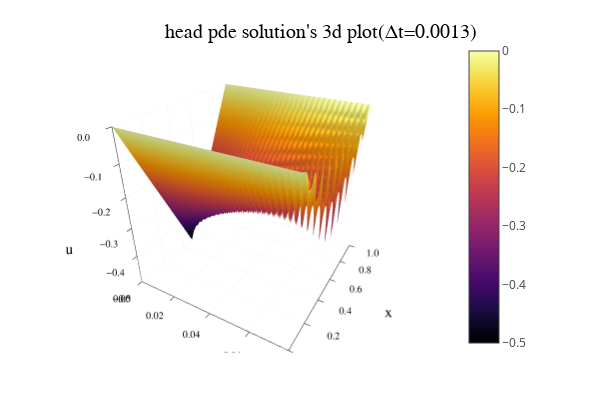

The code cell stored with this chart in its notebook:
### Code cell
Δt = 0.0013
surface(t₁₃,x,U₁₃,xlabel="t",ylabel="x",zlabel="u")
title!("head pde solution's 3d plot(Δt=$Δt)")

### Figure 1 — Plotly figure (JSON) as saved in the notebook; plotly's stock layout.template omitted (floating-point values rounded to 4 significant figures; data arrays with more than 128 entries replaced by an {"elided": "..."} marker saying what was removed)
{"data": [{"cmax": 0, "cmin": -0.5, "colorbar": {"len": 0.8657, "title": {"text": ""}, "x": 0.7642, "y": 0.5087}, "colorscale": {"elided": "256x2 mixed values"}, "name": "y1", "opacity": null, "scene": "scene", "showlegend": false, "showscale": true, "type": "surface", "x": [0, 0.0013, 0.0026, 0.0039, 0.0052, 0.0065, 0.0078, 0.0091, 0.0104, 0.0117, 0.013, 0.0143, 0.0156, 0.0169, 0.0182, 0.0195, 0.0208, 0.0221, 0.0234, 0.0247, 0.026, 0.0273, 0.0286, 0.0299, 0.0312, 0.0325, 0.0338, 0.0351, 0.0364, 0.0377, 0.039, 0.0403, 0.0416, 0.0429, 0.0442, 0.0455, 0.0468, 0.0481, 0.0494, 0.0507, 0.052, 0.0533, 0.0546, 0.0559, 0.0572, 0.0585, 0.0598, 0.0611, 0.0624, 0.0637, 0.065, 0.0663, 0.0676, 0.0689, 0.0702, 0.0715, 0.0728, 0.0741, 0.0754, 0.0767, 0.078], "xaxis": "x", "y": [0, 0.05, 0.1, 0.15, 0.2, 0.25, 0.3, 0.35, 0.4, 0.45, 0.5, 0.55, 0.6, 0.65, 0.7, 0.75, 0.8, 0.85, 0.9, 0.95, 1], "yaxis": "y", "z": {"elided": "21x61 float values"}, "zaxis": "z", "zmax": 0, "zmin": -0.5}], "layout": {"annotations": [{"font": {"color": "rgba(0, 0, 0, 1)", "family": "sans-serif", "size": 20}, "rotation": 0, "showarrow": false, "text": "head pde solution's 3d plot(Δt=0.0013)", "x": 0.535, "xanchor": "center", "xref": "paper", "y": 1, "yanchor": "top", "yref": "paper"}], "height": 400, "legend": {"bgcolor": "rgba(255, 255, 255, 1.000)", "bordercolor": "rgba(0, 0, 0, 1)", "borderwidth": 1, "font": {"color": "rgba(0, 0, 0, 1)", "family": "sans-serif", "size": 11}, "title": {"font": {"color": "rgba(0, 0, 0, 1)", "family": "sans-serif", "size": 15}, "text": ""}, "tracegroupgap": 0, "traceorder": "normal", "x": 1, "xanchor": "auto", "y": 1, "yanchor": "auto"}, "margin": {"b": 20, "l": 0, "r": 0, "t": 20}, "paper_bgcolor": "rgba(255, 255, 255, 1.000)", "plot_bgcolor": "rgba(255, 255, 255, 1.000)", "scene": {"aspectmode": "auto", "aspectratio": {"x": 1, "y": 1, "z": 1}, "camera": {"center": {"x": 0, "y": 0, "z": 0}, "eye": {"x": 0.9692, "y": -1.679, "z": 1.119}, "projection": {"type": "perspective"}, "up": {"x": 0, "y": 0, "z": 1}}, "domain": {"x": [0.07647, 0.7642], "y": [0.07581, 0.9415]}, "xaxis": {"gridcolor": "rgba(0, 0, 0, 0.1)", "gridwidth": 0.5, "linecolor": "rgba(0, 0, 0, 1)", "mirror": false, "range": [0, 0.078], "showgrid": true, "showline": true, "showticklabels": true, "tickangle": 0, "tickcolor": "rgb(0, 0, 0)", "tickfont": {"color": "rgba(0, 0, 0, 1)", "family": "sans-serif", "size": 11}, "tickmode": "array", "ticks": "inside", "ticktext": ["0.00", "0.02", "0.04", "0.06"], "tickvals": [0, 0.02, 0.04, 0.06], "title": {"font": {"color": "rgba(0, 0, 0, 1)", "family": "sans-serif", "size": 15}, "text": "t"}, "type": "linear", "visible": true, "zeroline": false, "zerolinecolor": "rgba(0, 0, 0, 1)"}, "yaxis": {"gridcolor": "rgba(0, 0, 0, 0.1)", "gridwidth": 0.5, "linecolor": "rgba(0, 0, 0, 1)", "mirror": false, "range": [0, 1], "showgrid": true, "showline": true, "showticklabels": true, "tickangle": 0, "tickcolor": "rgb(0, 0, 0)", "tickfont": {"color": "rgba(0, 0, 0, 1)", "family": "sans-serif", "size": 11}, "tickmode": "array", "ticks": "inside", "ticktext": ["0.0", "0.2", "0.4", "0.6", "0.8", "1.0"], "tickvals": [0, 0.2, 0.4, 0.6, 0.8, 1], "title": {"font": {"color": "rgba(0, 0, 0, 1)", "family": "sans-serif", "size": 15}, "text": "x"}, "type": "linear", "visible": true, "zeroline": false, "zerolinecolor": "rgba(0, 0, 0, 1)"}, "zaxis": {"gridcolor": "rgba(0, 0, 0, 0.1)", "gridwidth": 0.5, "linecolor": "rgba(0, 0, 0, 1)", "mirror": false, "range": [-0.5, 0], "showgrid": true, "showline": true, "showticklabels": true, "tickangle": 0, "tickcolor": "rgb(0, 0, 0)", "tickfont": {"color": "rgba(0, 0, 0, 1)", "family": "sans-serif", "size": 11}, "tickmode": "array", "ticks": "inside", "ticktext": ["−0.5", "−0.4", "−0.3", "−0.2", "−0.1", "0.0"], "tickvals": [-0.5, -0.4, -0.3, -0.2, -0.1, 0], "title": {"font": {"color": "rgba(0, 0, 0, 1)", "family": "sans-serif", "size": 15}, "text": "u"}, "type": "linear", "visible": true, "zeroline": false, "zerolinecolor": "rgba(0, 0, 0, 1)"}}, "showlegend": true, "width": 600}}
